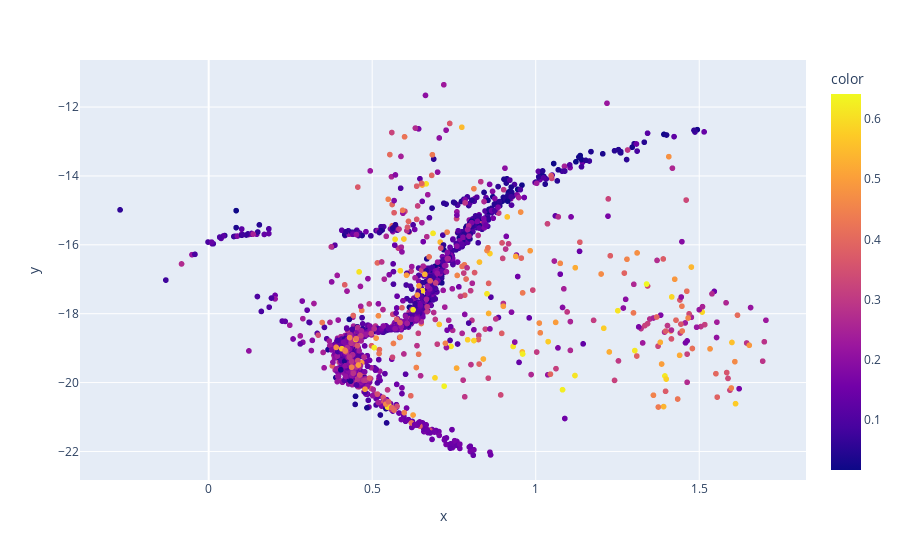

The code cell stored with this chart in its notebook:
### Code cell
import plotly.express as px
df = px.data.tips()
df["size"] = df["size"].astype(str)
fig = px.scatter(df, x= df2["Bmag"] - df2["Vmag"], y= -1 * df2["Vmag"], color=df2["distance"])
fig.show()

### Figure 1 — Plotly figure (JSON) as saved in the notebook; plotly's stock layout.template omitted (floating-point values rounded to 4 significant figures; data arrays with more than 128 entries replaced by an {"elided": "..."} marker saying what was removed)
{"data": [{"hovertemplate": "x=%{x}<br>y=%{y}<br>color=%{marker.color}<extra></extra>", "legendgroup": "", "marker": {"color": {"elided": "2013 float values"}, "coloraxis": "coloraxis", "symbol": "circle"}, "mode": "markers", "name": "", "showlegend": false, "type": "scattergl", "x": {"elided": "2013 float values"}, "xaxis": "x", "y": {"elided": "2013 float values"}, "yaxis": "y"}], "layout": {"autosize": true, "coloraxis": {"colorbar": {"title": {"text": "color"}}, "colorscale": [[0, "#0d0887"], [0.1111, "#46039f"], [0.2222, "#7201a8"], [0.3333, "#9c179e"], [0.4444, "#bd3786"], [0.5556, "#d8576b"], [0.6667, "#ed7953"], [0.7778, "#fb9f3a"], [0.8889, "#fdca26"], [1, "#f0f921"]]}, "legend": {"tracegroupgap": 0}, "margin": {"t": 60}, "xaxis": {"anchor": "y", "autorange": true, "domain": [0, 1], "range": [-0.3955, 1.828], "title": {"text": "x"}, "type": "linear"}, "yaxis": {"anchor": "x", "autorange": true, "domain": [0, 1], "range": [-22.87, -10.59], "title": {"text": "y"}, "type": "linear"}}}
